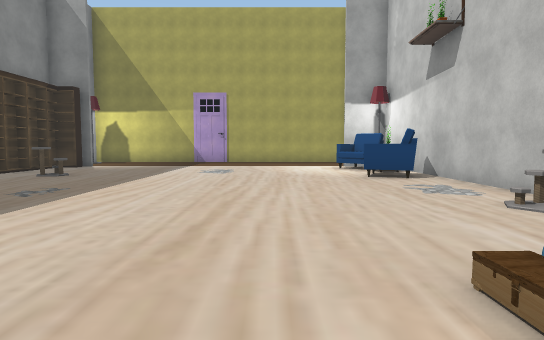
[1] (above)

12 first-person views from a walk through a Unity game level. The camera is 1.5 m above the floor, tilts 4° down and sees 75° across. The floor is counted in squares, 2 m on a side. Each view is taken from the middle of a square. On the plan, view 1 faces up. The plan holds only what a view shows up to about 11 squares ahead; the rest is blank. The place goes on beyond the plan. Door leaves are left out, so doorways stand open. Some surface patterns are stand-ins.

[2]
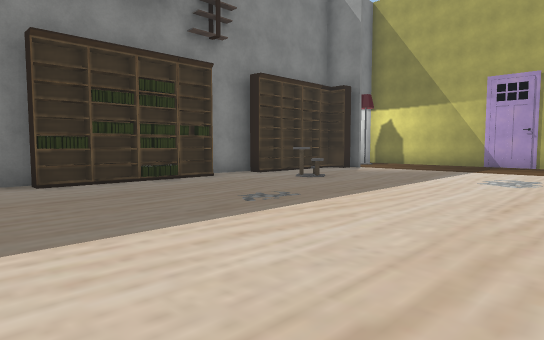

[3]
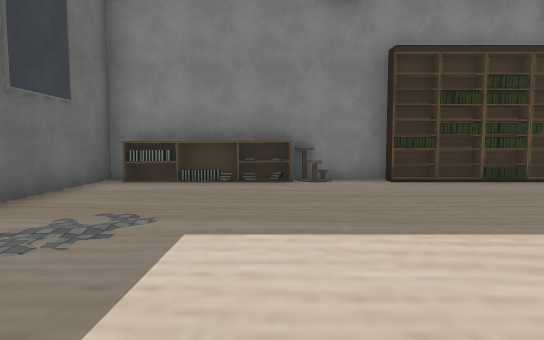

[4]
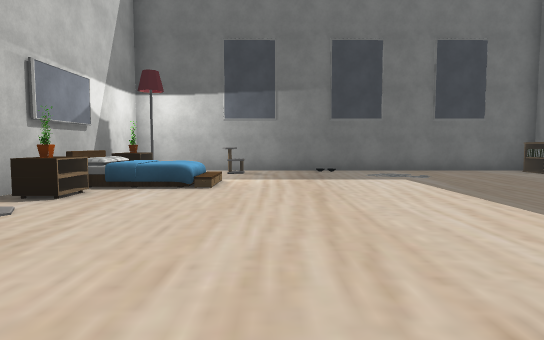

[5]
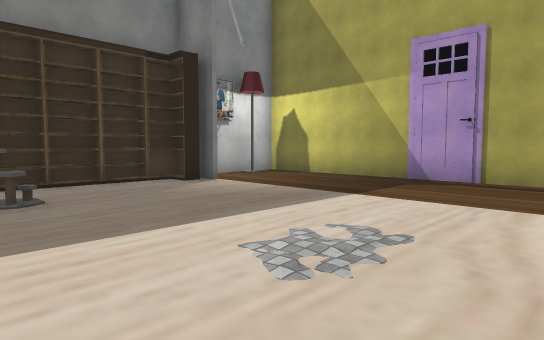

[6]
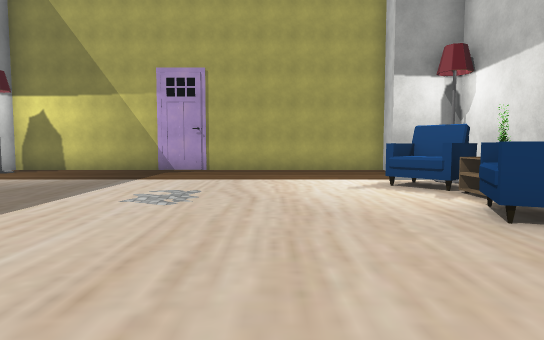

[7]
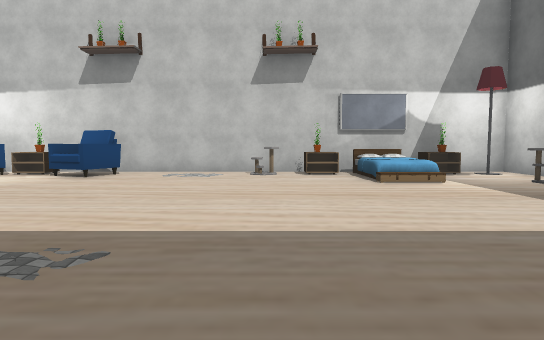

[8]
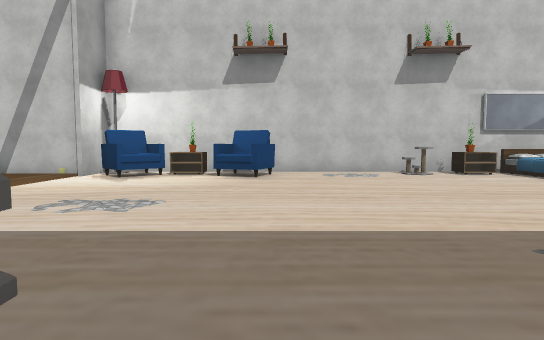

[9]
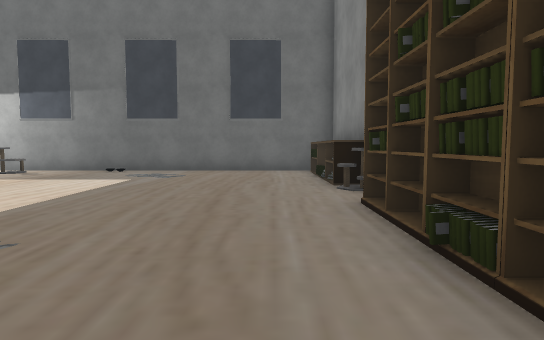

[10]
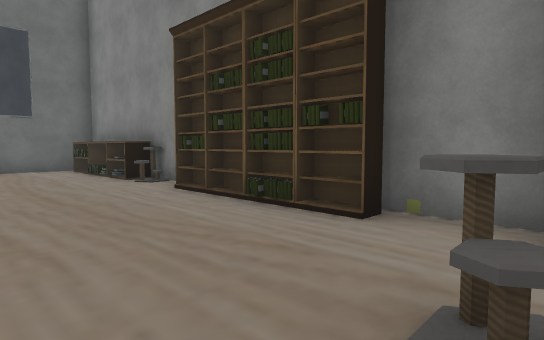

[11]
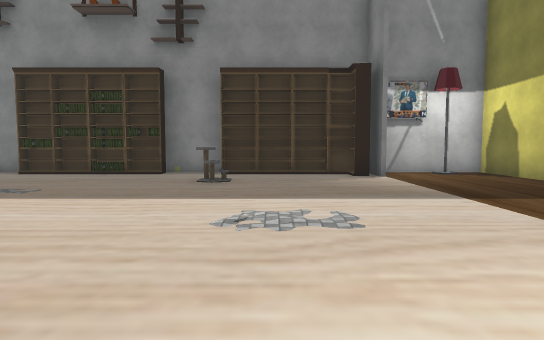

[12]
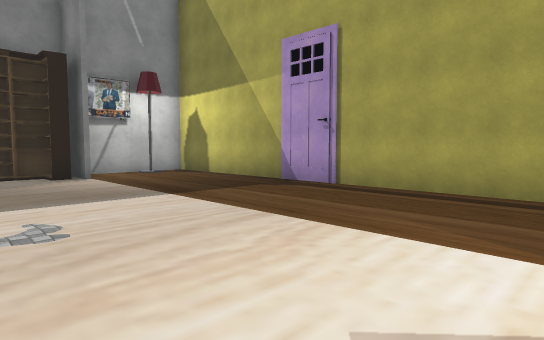

### Floor plan
Key: @ floor where view 1 was taken; # wall or solid block; . floor; / step, stairs or slope; = window, fence, low wall or low ledge; ^ raised ledge; O other object.
Columns run from 8 left of view 1 to 4 right of it. Each row starts with its distance up from view 1.
 16 #############
 15 #O..........#
 14 #..........O#
 13 #...........#
 12 #O........OOO
 11 #O.........O#
 10 #O.........O#
  9 #O.=.......O#
  8 #..........O#
  7 O...........#
  6 #OO.........#
  5 #...........#
  4 #O.........^#
  3 #..........O#
  2 #......../O.#
  1 #......../  #
  0 #.......@..O#
 -1 ##.......#..#
 -2 ##.........O#
 -3 #############

Positions as (right, up) in squares from view 1, and headings:
1: (0, 0), facing up
2: (0, 2), facing up-left
3: (0, 1), facing left
4: (0, 8), facing down
5: (0, 8), facing up-left
6: (0, 5), facing up
7: (-6, 4), facing right
8: (-6, 8), facing right
9: (-6, 8), facing down
10: (-4, 9), facing down-left
11: (2, 10), facing left
12: (2, 10), facing up-left
